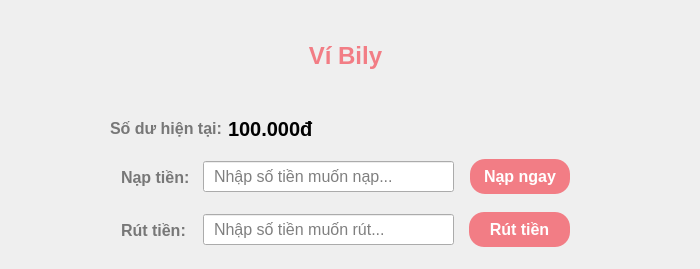
           <widget class="QWidget" name="adminWallet">
            <attribute name="title">
             <string>Ví Bily</string>
            </attribute>
            <widget class="QWidget" name="widget_24" native="true">
             <property name="geometry">
              <rect>
               <x>110</x>
               <y>98</y>
               <width>351</width>
               <height>61</height>
              </rect>
             </property>
             <property name="styleSheet">
              <string notr="true">font-size: 16px;</string>
             </property>
             <layout class="QHBoxLayout" name="horizontalLayout_26">
              <item>
               <widget class="QLabel" name="label_87">
                <property name="styleSheet">
                 <string notr="true">	font-weight: bold;
	color: #777;</string>
                </property>
                <property name="text">
                 <string>Số dư hiện tại:</string>
                </property>
               </widget>
              </item>
              <item>
               <widget class="QLabel" name="adminWalletBalance">
                <property name="styleSheet">
                 <string notr="true">font-weight: bold;
font-size: 20px;</string>
                </property>
                <property name="text">
                 <string>100.000đ</string>
                </property>
               </widget>
              </item>
              <item>
               <spacer name="horizontalSpacer_18">
                <property name="orientation">
                 <enum>Qt::Horizontal</enum>
                </property>
                <property name="sizeHint" stdset="0">
                 <size>
                  <width>40</width>
                  <height>20</height>
                 </size>
                </property>
               </spacer>
              </item>
             </layout>
            </widget>
            <widget class="QLabel" name="label_88">
             <property name="geometry">
              <rect>
               <x>0</x>
               <y>40</y>
               <width>691</width>
               <height>31</height>
              </rect>
             </property>
             <property name="styleSheet">
              <string notr="true">font-size: 24px;
font-weight: bold;
color: #f27d85;</string>
             </property>
             <property name="text">
              <string>Ví Bily</string>
             </property>
             <property name="alignment">
              <set>Qt::AlignCenter</set>
             </property>
            </widget>
            <widget class="QWidget" name="widget_25" native="true">
             <property name="geometry">
              <rect>
               <x>110</x>
               <y>146</y>
               <width>471</width>
               <height>61</height>
              </rect>
             </property>
             <property name="styleSheet">
              <string notr="true">font-size: 16px;</string>
             </property>
             <widget class="QLabel" name="label_89">
              <property name="geometry">
               <rect>
                <x>11</x>
                <y>11</y>
                <width>71</width>
                <height>41</height>
               </rect>
              </property>
              <property name="styleSheet">
               <string notr="true">	font-weight: bold;
	color: #777;</string>
              </property>
              <property name="text">
               <string>Nạp tiền:</string>
              </property>
             </widget>
             <widget class="QLineEdit" name="adminDepositInput">
              <property name="geometry">
               <rect>
                <x>93</x>
                <y>15</y>
                <width>251</width>
                <height>31</height>
               </rect>
              </property>
              <property name="styleSheet">
               <string notr="true">padding: 4px 8px;</string>
              </property>
              <property name="placeholderText">
               <string>Nhập số tiền muốn nạp...</string>
              </property>
             </widget>
             <widget class="QPushButton" name="adminDepositBtn">
              <property name="geometry">
               <rect>
                <x>360</x>
                <y>13</y>
                <width>100</width>
                <height>35</height>
               </rect>
              </property>
              <property name="cursor">
               <cursorShape>PointingHandCursor</cursorShape>
              </property>
              <property name="styleSheet">
               <string notr="true">QPushButton {
	padding: 8px 12px;
	color: white;
	font-size: 16px;
	font-weight: bold;
	background-color: #f27d85;
	border-radius: 15px;
	border: none;
}
</string>
              </property>
              <property name="text">
               <string>Nạp ngay</string>
              </property>
             </widget>
            </widget>
            <widget class="QWidget" name="widget_26" native="true">
             <property name="geometry">
              <rect>
               <x>110</x>
               <y>199</y>
               <width>471</width>
               <height>61</height>
              </rect>
             </property>
             <property name="styleSheet">
              <string notr="true">font-size: 16px;</string>
             </property>
             <widget class="QLabel" name="label_90">
              <property name="geometry">
               <rect>
                <x>11</x>
                <y>11</y>
                <width>71</width>
                <height>41</height>
               </rect>
              </property>
              <property name="styleSheet">
               <string notr="true">	font-weight: bold;
	color: #777;</string>
              </property>
              <property name="text">
               <string>Rút tiền:</string>
              </property>
             </widget>
             <widget class="QLineEdit" name="adminWithdrawInput">
              <property name="geometry">
               <rect>
                <x>93</x>
                <y>15</y>
                <width>251</width>
                <height>31</height>
               </rect>
              </property>
              <property name="styleSheet">
               <string notr="true">padding: 4px 8px;</string>
              </property>
              <property name="placeholderText">
               <string>Nhập số tiền muốn rút...</string>
              </property>
             </widget>
             <widget class="QPushButton" name="adminWithdrawBtn">
              <property name="geometry">
               <rect>
                <x>359</x>
                <y>13</y>
                <width>101</width>
                <height>35</height>
               </rect>
              </property>
              <property name="sizePolicy">
               <sizepolicy hsizetype="Preferred" vsizetype="Fixed">
                <horstretch>0</horstretch>
                <verstretch>0</verstretch>
               </sizepolicy>
              </property>
              <property name="cursor">
               <cursorShape>PointingHandCursor</cursorShape>
              </property>
              <property name="styleSheet">
               <string notr="true">QPushButton {
	padding: 8px 12px;
	color: white;
	font-size: 16px;
	font-weight: bold;
	background-color: #f27d85;
	border-radius: 15px;
	border: none;
}
</string>
              </property>
              <property name="text">
               <string>Rút tiền</string>
              </property>
             </widget>
            </widget>
           </widget>
